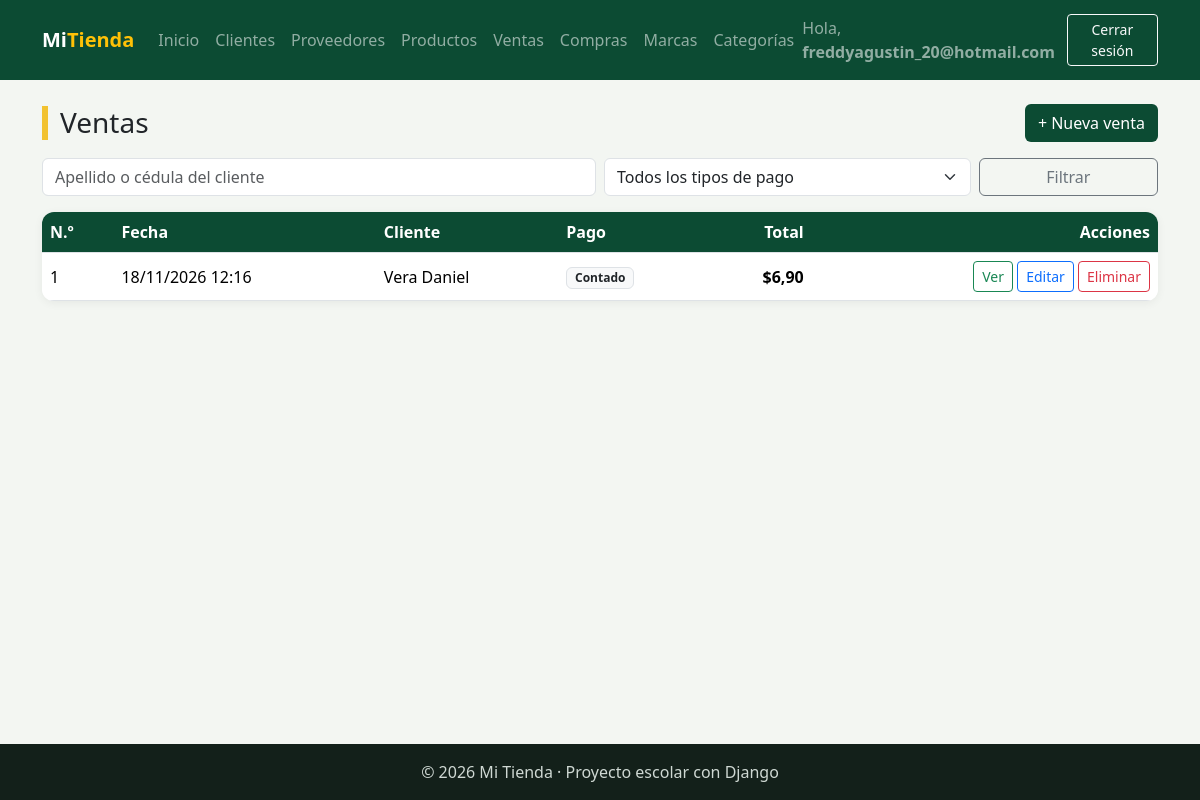
The app's page /facturacion/ventas/ (signed in) with its own data.
### facturacion/models.py (models this page shows, shortened)
class ModeloBase(models.Model):
    user = models.ForeignKey(                    # 1:N con User: un usuario registra muchos registros
        User,
        on_delete=models.SET_NULL,               # Si borran al usuario, el registro se queda con user vacío
        null=True,                               # SET_NULL necesita que la columna acepte NULL
        blank=True,
        editable=False,                          # No aparece en formularios: lo llena la VISTA, no la persona
        related_name="%(class)s_registrados",    # %(class)s = nombre del modelo → user.producto_registrados
        verbose_name="Registrado por",
    )
    fecha_creacion = models.DateTimeField("Fecha de creación", auto_now_add=True)   # Se llena sola al CREAR
    fecha_modificacion = models.DateTimeField("Última modificación", auto_now=True) # Se actualiza sola en CADA save()
    class Meta:
        abstract = True                          # ← LA CLAVE: modelo "molde", sin tabla propia

class Venta(ModeloBase):
    cliente = models.ForeignKey(Cliente, on_delete=models.PROTECT, related_name="ventas")   # 1:N
    fecha_hora = models.DateTimeField("Fecha y hora", default=timezone.now)   # default: la hora actual, editable
    subtotal = models.DecimalField(max_digits=12, decimal_places=2, default=0, editable=False)
    iva = models.DecimalField("IVA", max_digits=12, decimal_places=2, default=0, editable=False)
    total = models.DecimalField(max_digits=12, decimal_places=2, default=0, editable=False)
    tipo_pago = models.CharField(
        "Tipo de pago",
        max_length=15,
        choices=TipoPago.choices,                # Solo acepta contado, credito, transferencia o tarjeta
        default=TipoPago.CONTADO,
    )
    class Meta:
        verbose_name = "Venta"
        verbose_name_plural = "Ventas"
        ordering = ["-fecha_hora"]               # La más reciente primero

class Cliente(ModeloBase):
    cedula = models.CharField("Cédula", max_length=10, unique=True)
    nombres = models.CharField(max_length=80)
    apellidos = models.CharField(max_length=80)
    email = models.EmailField("Correo", blank=True)
    telefono = models.CharField("Teléfono", max_length=15, blank=True)
    direccion = models.CharField("Dirección", max_length=200, blank=True)
    class Meta:
        verbose_name = "Cliente"
        verbose_name_plural = "Clientes"
        ordering = ["apellidos", "nombres"]
    def __str__(self):
        return f"{self.apellidos} {self.nombres}"

### facturacion/views.py (the view)
# urls.py: path("ventas/", views.VentaListView.as_view(), name="venta_lista"),
class VentaListView(LoginRequiredMixin, ListView):
    model = Venta
    template_name = "facturacion/venta_lista.html"
    context_object_name = "ventas"
    paginate_by = 10
    extra_context = {"titulo": "Ventas", "tipos_pago": TipoPago.choices}   # opciones para el filtro
    def get_queryset(self):
        ventas = super().get_queryset().select_related("cliente")   # trae el cliente en el mismo JOIN
        q = self.request.GET.get("q", "")
        tipo = self.request.GET.get("tipo_pago", "")
        if q:   # Q(...) | Q(...) = condición con OR: por apellido O por cédula
            ventas = ventas.filter(Q(cliente__apellidos__icontains=q) | Q(cliente__cedula__icontains=q))
        if tipo:
            ventas = ventas.filter(tipo_pago=tipo)
        return ventas
    def get_context_data(self, **kwargs):
        contexto = super().get_context_data(**kwargs)
        contexto["q"] = self.request.GET.get("q", "")
        contexto["tipo_pago"] = self.request.GET.get("tipo_pago", "")
        return contexto

### facturacion/templates/facturacion/venta_lista.html (shortened to what this page needs)
{% extends "base.html" %}
{% block contenido %}
<div class="d-flex justify-content-between align-items-center flex-wrap gap-2 mb-3">
    <h1 class="h3 titulo-pagina m-0">{{ titulo }}</h1>
    <a href="{% url 'facturacion:venta_crear' %}" class="btn btn-verde">+ Nueva venta</a>
</div>
<form method="get" class="row g-2 mb-3">
    <div class="col-md-6"><input type="text" name="q" value="{{ q }}" class="form-control" placeholder="Apellido o cédula del cliente"></div>
    <div class="col-md-4">
        <select name="tipo_pago" class="form-select">
            <option value="">Todos los tipos de pago</option>
        </select>
    </div>
    <div class="col-md-2"><button type="submit" class="btn btn-outline-secondary w-100">Filtrar</button></div>
</form>
<div class="tarjeta p-0 table-responsive">
    <table class="table table-hover align-middle m-0">
        <thead>
            <tr><th>N.º</th><th>Fecha</th><th>Cliente</th><th>Pago</th><th class="text-end">Total</th><th class="text-end">Acciones</th></tr>
        </thead>
        <tbody>
            {% for venta in ventas %}
            <tr>
                <td>{{ venta.pk }}</td>
                <td>{{ venta.fecha_hora|date:"d/m/Y H:i" }}</td>
                <td>{{ venta.cliente }}</td>
                <td><span class="badge bg-light text-dark border">{{ venta.get_tipo_pago_display }}</span></td>
                <td class="text-end fw-semibold">${{ venta.total }}</td>
                <td class="text-end text-nowrap">
                    <a href="{% url 'facturacion:venta_detalle' venta.pk %}" class="btn btn-sm btn-outline-success">Ver</a>
                    <a href="{% url 'facturacion:venta_editar' venta.pk %}" class="btn btn-sm btn-outline-primary">Editar</a>
                    <a href="{% url 'facturacion:venta_eliminar' venta.pk %}" class="btn btn-sm btn-outline-danger">Eliminar</a>
                </td>
            </tr>
            {% empty %}
            <tr><td colspan="6" class="text-center text-muted py-4">No hay ventas.</td></tr>
            {% endfor %}
        </tbody>
    </table>
</div>
{% endblock %}

### templates/base.html (shortened to what this page needs)
{% load static %}
<!DOCTYPE html>
<html lang="es">
<head>
    <link href="https://cdn.jsdelivr.net/npm/bootstrap@5.3.3/dist/css/bootstrap.min.css" rel="stylesheet">
    <link rel="stylesheet" href="{% static 'css/estilos.css' %}">
</head>
<body>
    <nav class="navbar navbar-expand-lg navbar-dark barra">
        <div class="container">
            <a class="navbar-brand fw-bold" href="{% url 'home' %}">Mi<span class="text-warning">Tienda</span></a>
            <div class="collapse navbar-collapse" id="menu">
                <ul class="navbar-nav me-auto">
                    <li class="nav-item"><a class="nav-link" href="{% url 'home' %}">Inicio</a></li>
                    {% if user.is_authenticated %}
                        <li class="nav-item"><a class="nav-link" href="{% url 'facturacion:cliente_lista' %}">Clientes</a></li>
                        <li class="nav-item"><a class="nav-link" href="{% url 'facturacion:proveedor_lista' %}">Proveedores</a></li>
                        <li class="nav-item"><a class="nav-link" href="{% url 'facturacion:producto_lista' %}">Productos</a></li>
                        <li class="nav-item"><a class="nav-link" href="{% url 'facturacion:venta_lista' %}">Ventas</a></li>
                        <li class="nav-item"><a class="nav-link" href="{% url 'facturacion:compra_lista' %}">Compras</a></li>
                        <li class="nav-item"><a class="nav-link" href="{% url 'facturacion:marca_lista' %}">Marcas</a></li>
                        <li class="nav-item"><a class="nav-link" href="{% url 'facturacion:categoria_lista' %}">Categorías</a></li>
                    {% endif %}
                </ul>
                <ul class="navbar-nav align-items-lg-center gap-2">
                    {% if user.is_authenticated %}
                        <li class="nav-item navbar-text">Hola, <b>{{ user.username }}</b></li>
                        <li class="nav-item">
                            <form method="post" action="{% url 'logout' %}" class="m-0">
                                <button type="submit" class="btn btn-sm btn-outline-light">Cerrar sesión</button>
                            </form>
                        </li>
                    {% else %}
                        <li class="nav-item"><a class="nav-link" href="{% url 'login' %}">Ingresar</a></li>
                        <li class="nav-item"><a class="btn btn-sm btn-warning" href="{% url 'registro' %}">Crear cuenta</a></li>
                    {% endif %}
                </ul>
            </div>
        </div>
    </nav>
    <main class="container py-4">
        {% block contenido %}{% endblock %}
    </main>
    <footer class="pie text-center py-3">© 2026 Mi Tienda · Proyecto escolar con Django</footer>
</body>
</html>

### static/css/estilos.css (style rules this page uses)
:root { --verde: #0c4b33; --verde-claro: #2f9e6e; --amarillo: #f2c230; }
body { background-color: #f3f6f2; min-height: 100vh; display: flex; flex-direction: column; }
main { flex: 1; }
.barra { background-color: var(--verde); }
.titulo-pagina { border-left: 6px solid var(--amarillo); padding-left: 12px; }
.tarjeta { background: white; border-radius: 12px; padding: 24px; box-shadow: 0 2px 10px rgba(0,0,0,.06); }
.table thead th { background-color: var(--verde); color: white; }
.btn-verde { background-color: var(--verde); color: white; }
.pie { background-color: #13201a; color: #cfd8d3; }

### records on screen
Venta: pk "1", fecha_hora "18/11/2026 12:16", cliente "Vera Daniel", tipo_pago "Contado", total "6,90"

### other values on screen
{{ user.username }} "freddyagustin_20@hotmail.com"
{{ titulo }} "Ventas"
